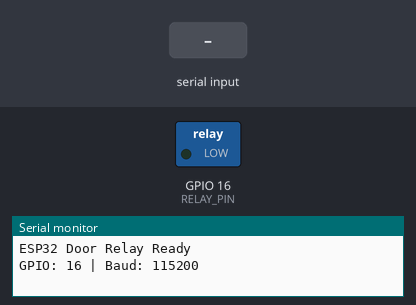
Simulated run of this sketch. Board: ESP32. Shown: switched loads named in the sketch (green lamp = pin HIGH), the last lines printed to the serial monitor. Inputs (shaded band) come from the test bench.

Above: at 1.2 s.
1.3 s: "1\n" received over Serial
At 2.4 s:
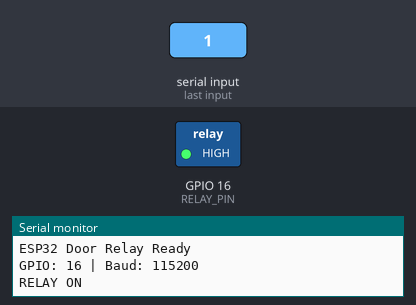
2.8 s: "0\n" received over Serial
At 3.5 s:
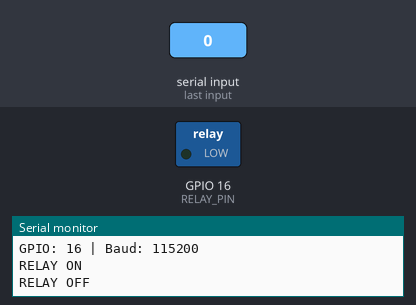
4.3 s: "open\n" received over Serial
At 4.7 s:
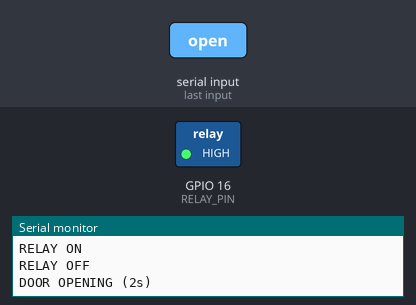
Timing chart, 0 to 7.8 s (numbered marks = the images above; inputs shaded):
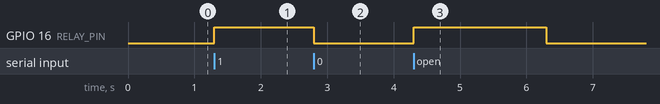

The sketch:

door_relay.ino
```cpp
/*
 * ESP32 도어 릴레이 컨트롤러 펌웨어
 *
 * USB Serial(115200)로 명령 수신 → GPIO 16 릴레이 제어
 *
 * 명령어:
 *   "1"    → 릴레이 ON
 *   "0"    → 릴레이 OFF
 *   "open" → 릴레이 ON → 2초 후 자동 OFF
 */

#define RELAY_PIN 16
#define BAUD_RATE 115200
#define DOOR_OPEN_MS 2000

// open 명령 자동 OFF 타이머
unsigned long autoOffTime = 0;
bool autoOffPending = false;

void setup() {
  Serial.begin(BAUD_RATE);

  pinMode(RELAY_PIN, OUTPUT);
  digitalWrite(RELAY_PIN, LOW);

  Serial.println("ESP32 Door Relay Ready");
  Serial.println("GPIO: 16 | Baud: 115200");
}

void loop() {
  // 시리얼 명령 수신
  if (Serial.available()) {
    String cmd = Serial.readStringUntil('\n');
    cmd.trim();

    if (cmd == "1") {
      digitalWrite(RELAY_PIN, HIGH);
      autoOffPending = false;
      Serial.println("RELAY ON");

    } else if (cmd == "0") {
      digitalWrite(RELAY_PIN, LOW);
      autoOffPending = false;
      Serial.println("RELAY OFF");

    } else if (cmd == "open") {
      digitalWrite(RELAY_PIN, HIGH);
      autoOffTime = millis() + DOOR_OPEN_MS;
      autoOffPending = true;
      Serial.println("DOOR OPENING (2s)");

    } else {
      Serial.print("UNKNOWN: ");
      Serial.println(cmd);
    }
  }

  // open 명령 자동 OFF 처리
  if (autoOffPending && millis() >= autoOffTime) {
    digitalWrite(RELAY_PIN, LOW);
    autoOffPending = false;
    Serial.println("DOOR CLOSED (auto off)");
  }
}
```

Measured:
- after the input at 1.3 s, GPIO 16 (RELAY_PIN): LOW → HIGH at once
- after the input at 2.8 s, GPIO 16 (RELAY_PIN): HIGH → LOW at once
- after the input at 4.3 s, GPIO 16 (RELAY_PIN): LOW → HIGH at once, → LOW 2.0 s later
